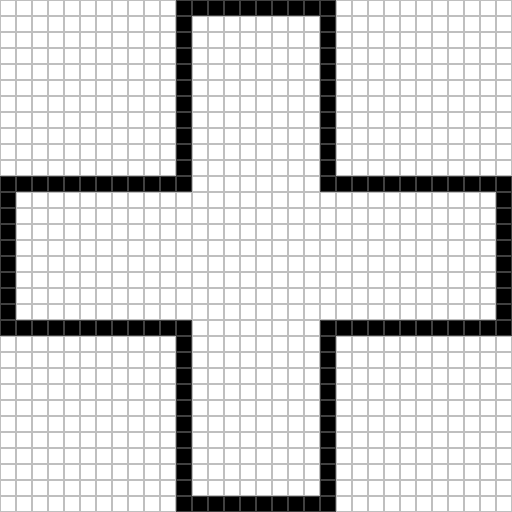

Rendered tile map (Tiled .tmx) drawn with the repository's tilesets; below, a short description and the map source with its tile grids summarised:
An orthogonal 32x32 tile map with 16x16 px tiles, 1 tile layer (Слой тайлов 4), 3 hidden layers not drawn.

<map version="1.0" orientation="orthogonal" renderorder="left-up" width="32" height="32" tilewidth="16" tileheight="16" nextobjectid="1">
 <tileset firstgid="1" name="tiles" tilewidth="16" tileheight="16" tilecount="4" columns="4">
  <image source="tiles.png" width="64" height="16" />
 </tileset>
 <layer name="Слой тайлов 1" width="32" height="32" visible="0">
  <data>[1024 cells, 1024 non-empty, 2 distinct tile ids]</data>
 </layer>
 <layer name="Копия Слой тайлов 1" width="32" height="32" visible="0">
  <data>[1024 cells, 1024 non-empty, 2 distinct tile ids]</data>
 </layer>
 <layer name="Слой тайлов 2" width="32" height="32" visible="0">
  <data>[1024 cells, 1024 non-empty, 2 distinct tile ids]</data>
 </layer>
 <layer name="Слой тайлов 4" width="32" height="32">
  <data>[1024 cells, 1024 non-empty, 2 distinct tile ids]</data>
 </layer>
</map>